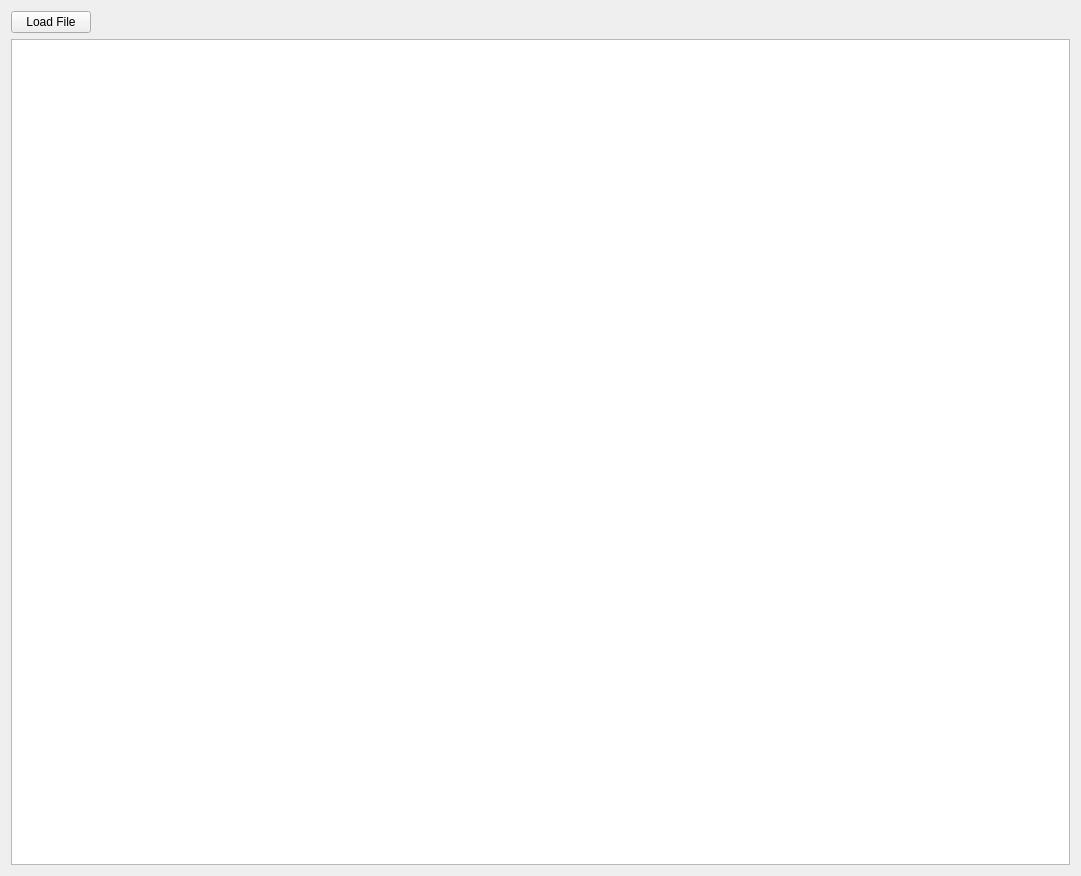
<?xml version="1.0" encoding="UTF-8"?>
<ui version="4.0">
 <class>MainWindow</class>
 <widget class="QMainWindow" name="MainWindow">
  <property name="geometry">
   <rect>
    <x>0</x>
    <y>0</y>
    <width>1081</width>
    <height>876</height>
   </rect>
  </property>
  <property name="windowTitle">
   <string>When we are young</string>
  </property>
  <widget class="QWidget" name="centralWidget">
   <layout class="QVBoxLayout" name="verticalLayout_2">
    <item alignment="Qt::AlignLeft|Qt::AlignTop">
     <widget class="QPushButton" name="pushButton">
      <property name="sizePolicy">
       <sizepolicy hsizetype="Preferred" vsizetype="Fixed">
        <horstretch>0</horstretch>
        <verstretch>0</verstretch>
       </sizepolicy>
      </property>
      <property name="text">
       <string>Load File</string>
      </property>
     </widget>
    </item>
    <item>
     <layout class="QVBoxLayout" name="verticalLayout">
      <item>
       <widget class="MiracleGraphics" name="graphicsView">
        <property name="mouseTracking">
         <bool>true</bool>
        </property>
       </widget>
      </item>
     </layout>
    </item>
   </layout>
  </widget>
 </widget>
 <layoutdefault spacing="6" margin="11"/>
 <customwidgets>
  <customwidget>
   <class>MiracleGraphics</class>
   <extends>QGraphicsView</extends>
   <header location="global">miraclegraphics.h</header>
  </customwidget>
 </customwidgets>
 <resources/>
 <connections/>
</ui>
